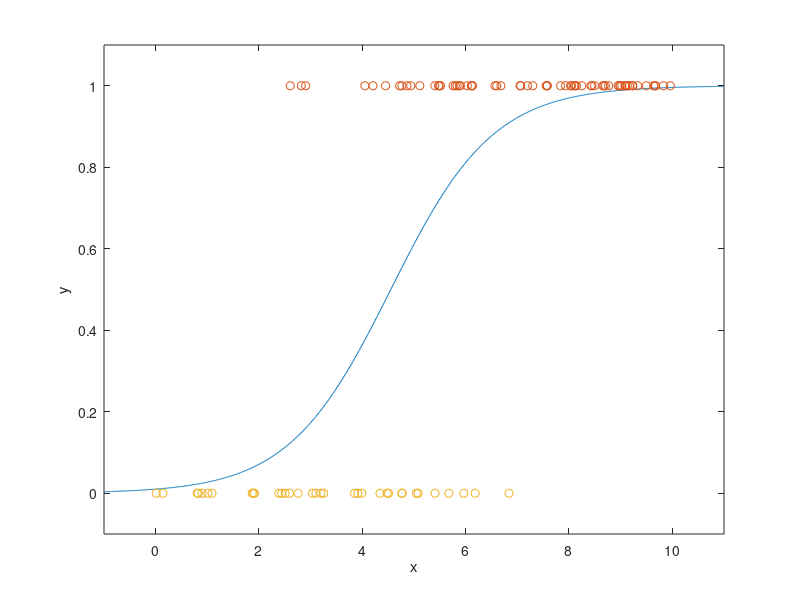

Reproduce this figure in MATLAB.
% Logistic regresssion example

randn('state',0);
rand('state',0);

a =  1;
b = -5 ;
m= 100;

u = 10*rand(m,1);
y = (rand(m,1) < exp(a*u+b)./(1+exp(a*u+b)));
plot(u,y,'o')
axis([-1,11,-0.1, 1.1]);

% max likelihood estimate
%
% minimize  -(sum_(y_i=1) ui)*a - b + sum log (1+exp(a*ui+b)
%

ind1 = find(y==1);
ind2 = find(y==0);
c = [-sum(u(ind1)); -length(ind1)];
A = [u ones(m,1)];

x = [1;-5];

ALPHA = 0.1;
BETA = 0.5;
for k=1:50

   val = c'*x + sum(log(1+exp(A*x)));
   w = exp(A*x)./(1+exp(A*x));
   g = c + A'*w;
   H = A'*diag(w./(1+exp(A*x)))*A;
   v = -H\g;

   fprime = g'*v
   ntdecr = sqrt(-fprime)

   if (ntdecr < 1e-8) break; end;
   s = 1;
   newx = x + s*v;
   newval = c'*newx + sum(log(1+exp(A*newx)));
   while (newval > val + ALPHA*fprime*s)
      s = BETA*s;
      newx = x + s*v;
      newval = c'*newx + sum(log(1+exp(A*newx)));
   end;
   x = x+s*v;
end;

aml = x(1);  bml = x(2);
us = linspace(-1,11,1000)';
ps = exp(aml*us + bml)./(1+exp(aml*us+bml));

dots = plot(us,ps,'-', u(ind1),y(ind1),'o',...
     u(ind2),y(ind2),'o');

axis([-1, 11,-0.1,1.1]);
xlabel('x');
ylabel('y');
% print -deps logistics.eps
